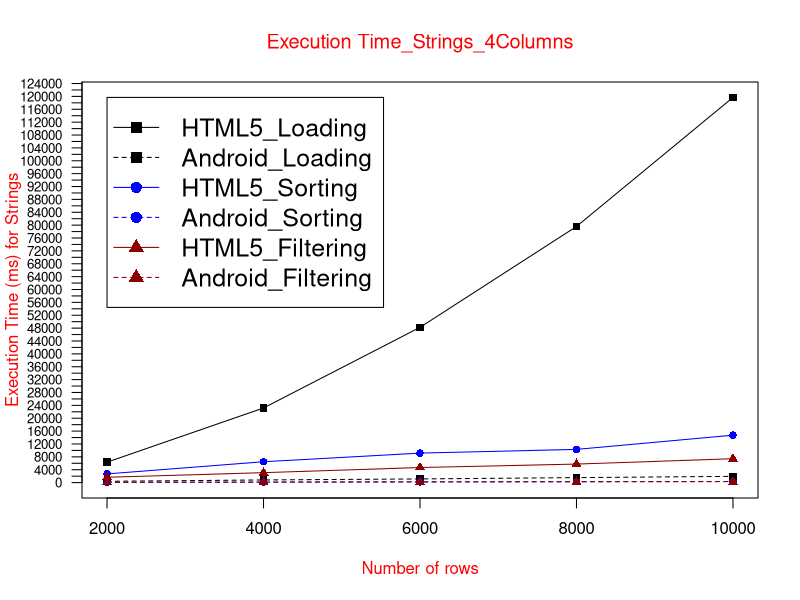

Write R code to recreate this figure.
data <- read.table("ETstr4col.txt", header = TRUE)

max_y <- max(data)
plot_colors <- c("black", "blue", "red4")
png(filename="ETstr4Col.png", height = 1000, width = 1300, bg = "white")
plot(data$HTML5_Loading, type = "o", col = plot_colors[1], pch=15,  ylim=c(0,max_y), axes=FALSE, ann=FALSE)
axis(1, at=1:5, lab=c("2000", "4000", "6000", "8000", "10000"))
axis(2, las=1, at=2000*0:max_y, cex.axis = 0.8)

box()
lines(data$Android_Loading, type="o", pch=15, lty=2, col=plot_colors[1])
lines(data$HTML5_Sorting, type="o", pch=16, lty=1,  col=plot_colors[2])
lines(data$Android_Sorting, type="o", pch=16, lty=2,  col=plot_colors[2])   
lines(data$HTML5_Filtering, type="o", pch=17, lty=1, col=plot_colors[3])
lines(data$Android_Filtering, type="o", pch=17, lty=2,   col=plot_colors[3])

title(main="Execution Time_Strings_4Columns", col.main="red", font.main=6)
title(xlab= "Number of rows", col.lab="red")
title(ylab= "Execution Time (ms) for Strings", col.lab="red")
legend(1, max_y, names(data), cex=1.5, col=c("black", "black","blue", "blue","red4","red4"), pch=c(15,15,16,16,17,17), lty=c(1,2,1,2,1,2));

dev.off()
